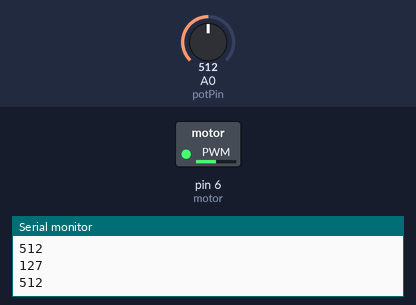
A sketch run on a simulated Arduino Uno, built with avr-gcc and run on an emulated ATmega328P. On the bench: switched loads named in the sketch (green lamp = pin HIGH), the last lines printed to the serial monitor. Inputs (shaded band) come from the test bench; at power-on: A0 (potPin) = 512.

Above: at 1.2 s.
1.3 s: A0 (potPin) set to 716
At 2.2 s:
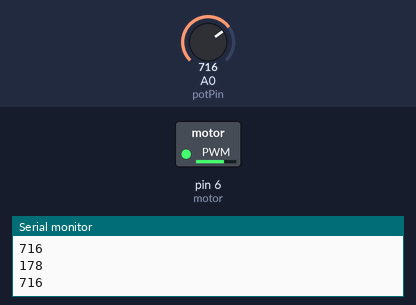
2.8 s: A0 (potPin) set to 900
At 3.3 s:
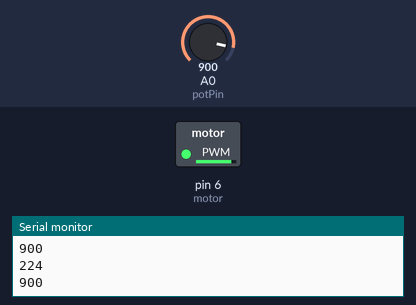
4.3 s: A0 (potPin) set to 122
At 5.5 s:
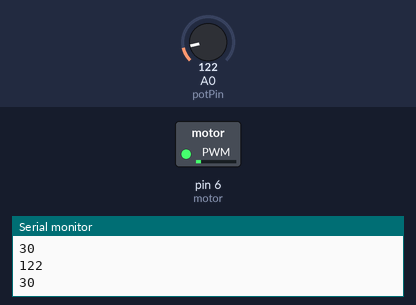
5.8 s: A0 (potPin) set to 0
At 6.8 s:
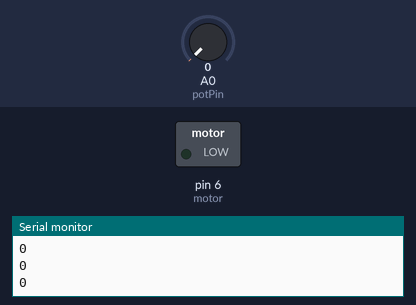
7.3 s: A0 (potPin) set to 511
At 8.0 s:
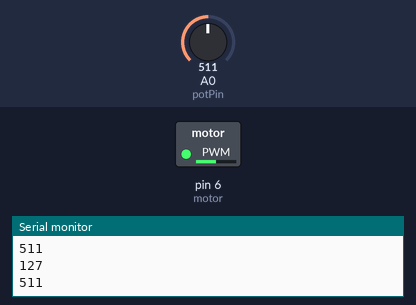
Timing chart, 0 to 9.8 s (numbered marks = the images above; inputs shaded):
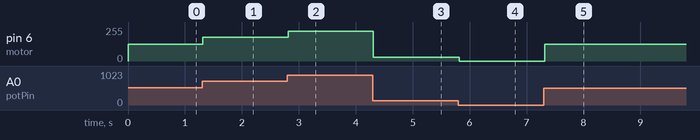

Measured:
- after the input at 1.3 s, pin 6 (motor): 127/255 → 178/255 at once
- after the input at 2.8 s, pin 6 (motor): 178/255 → 224/255 at once
- after the input at 4.3 s, pin 6 (motor): 224/255 → 30/255 at once
- after the input at 5.8 s, pin 6 (motor): 30/255 → 0/255 at once
- after the input at 7.3 s, pin 6 (motor): 0/255 → 127/255 at once

The sketch:

Motor_Control.ino
```cpp
int potPin = A0;
int motor = 6;
int digitalValue;

void setup () {
  pinMode(motor,OUTPUT);
  pinMode(potPin,INPUT);
  Serial.begin(9600);
}

void loop () {
  int sensorValue;
  sensorValue = analogRead(potPin);
  Serial.println(sensorValue);
  digitalValue = map(sensorValue, 0, 1023, 0, 255);
  Serial.println(digitalValue);
  analogWrite(motor,digitalValue);

}
```
